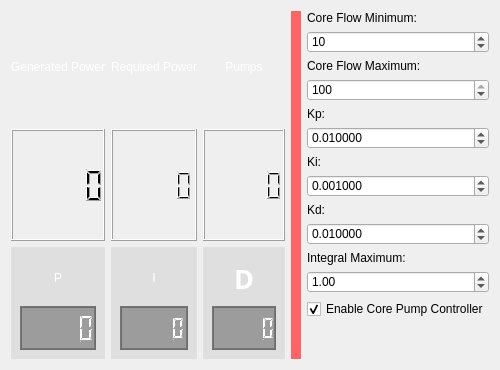
      <widget class="QWidget" name="tabPower">
       <property name="styleSheet">
        <string notr="true">#widget_P_Power{
	background: rgba(200,200,200,100);
}

#widget_I_Power{
	background: rgba(200,200,200,100);
}

#widget_D_Power{
	background: rgba(200,200,200,100);
}</string>
       </property>
       <attribute name="title">
        <string>PowerGeneration</string>
       </attribute>
       <layout class="QHBoxLayout" name="horizontalLayout_18">
        <item>
         <layout class="QVBoxLayout" name="verticalLayout_17">
          <item>
           <widget class="QLabel" name="label_22">
            <property name="styleSheet">
             <string notr="true">font: 20pt &quot;Source Code Pro&quot;;
color: white;</string>
            </property>
            <property name="text">
             <string>Generated Power</string>
            </property>
            <property name="alignment">
             <set>Qt::AlignmentFlag::AlignCenter</set>
            </property>
           </widget>
          </item>
          <item>
           <widget class="QLCDNumber" name="lcdGenPower">
            <property name="sizePolicy">
             <sizepolicy hsizetype="Expanding" vsizetype="Minimum">
              <horstretch>0</horstretch>
              <verstretch>0</verstretch>
             </sizepolicy>
            </property>
           </widget>
          </item>
          <item>
           <widget class="QWidget" name="widget_P_Power" native="true">
            <layout class="QVBoxLayout" name="verticalLayout_41">
             <item>
              <widget class="QLabel" name="label_55">
               <property name="styleSheet">
                <string notr="true">font: 700 20pt &quot;Source Code Pro&quot;;
color: white;</string>
               </property>
               <property name="text">
                <string>P</string>
               </property>
               <property name="alignment">
                <set>Qt::AlignmentFlag::AlignCenter</set>
               </property>
              </widget>
             </item>
             <item>
              <widget class="QLCDNumber" name="lcdPID_PowerP">
               <property name="styleSheet">
                <string notr="true">QLCDNumber{
	background: rgba(50, 50, 50, 100);
	font: 15pt &quot;Source Code Pro&quot;;
	color: white;
}</string>
               </property>
              </widget>
             </item>
            </layout>
           </widget>
          </item>
         </layout>
        </item>
        <item>
         <layout class="QVBoxLayout" name="verticalLayout_18">
          <item>
           <widget class="QLabel" name="label_23">
            <property name="styleSheet">
             <string notr="true">font: 20pt &quot;Source Code Pro&quot;;
color: white;</string>
            </property>
            <property name="text">
             <string>Required Power</string>
            </property>
            <property name="alignment">
             <set>Qt::AlignmentFlag::AlignCenter</set>
            </property>
           </widget>
          </item>
          <item>
           <widget class="QLCDNumber" name="lcdReqPower">
            <property name="sizePolicy">
             <sizepolicy hsizetype="Expanding" vsizetype="Minimum">
              <horstretch>0</horstretch>
              <verstretch>0</verstretch>
             </sizepolicy>
            </property>
           </widget>
          </item>
          <item>
           <widget class="QWidget" name="widget_I_Power" native="true">
            <layout class="QVBoxLayout" name="verticalLayout_36">
             <item>
              <widget class="QLabel" name="label_56">
               <property name="styleSheet">
                <string notr="true">font: 700 20pt &quot;Source Code Pro&quot;;
color: white;</string>
               </property>
               <property name="text">
                <string>I</string>
               </property>
               <property name="alignment">
                <set>Qt::AlignmentFlag::AlignCenter</set>
               </property>
              </widget>
             </item>
             <item>
              <widget class="QLCDNumber" name="lcdPID_PowerI">
               <property name="styleSheet">
                <string notr="true">QLCDNumber{
	background: rgba(50, 50, 50, 100);
	font: 15pt &quot;Source Code Pro&quot;;
	color: white;
}</string>
               </property>
              </widget>
             </item>
            </layout>
           </widget>
          </item>
         </layout>
        </item>
        <item>
         <layout class="QVBoxLayout" name="verticalLayout_19">
          <item>
           <widget class="QLabel" name="label_24">
            <property name="styleSheet">
             <string notr="true">font: 20pt &quot;Source Code Pro&quot;;
color: white;</string>
            </property>
            <property name="text">
             <string>Pumps</string>
            </property>
            <property name="alignment">
             <set>Qt::AlignmentFlag::AlignCenter</set>
            </property>
           </widget>
          </item>
          <item>
           <widget class="QLCDNumber" name="lcdCorePump">
            <property name="sizePolicy">
             <sizepolicy hsizetype="Expanding" vsizetype="Minimum">
              <horstretch>0</horstretch>
              <verstretch>0</verstretch>
             </sizepolicy>
            </property>
            <property name="smallDecimalPoint">
             <bool>false</bool>
            </property>
           </widget>
          </item>
          <item>
           <widget class="QWidget" name="widget_D_Power" native="true">
            <layout class="QVBoxLayout" name="verticalLayout_37">
             <item>
              <widget class="QLabel" name="label_57">
               <property name="font">
                <font>
                 <family>Source Code Pro</family>
                 <pointsize>20</pointsize>
                 <italic>false</italic>
                 <bold>true</bold>
                </font>
               </property>
               <property name="styleSheet">
                <string notr="true">font: 700 20pt &quot;Source Code Pro&quot;;
color: white;</string>
               </property>
               <property name="text">
                <string>D</string>
               </property>
               <property name="alignment">
                <set>Qt::AlignmentFlag::AlignCenter</set>
               </property>
              </widget>
             </item>
             <item>
              <widget class="QLCDNumber" name="lcdPID_PowerD">
               <property name="styleSheet">
                <string notr="true">QLCDNumber{
	background: rgba(50, 50, 50, 100);
	font: 15pt &quot;Source Code Pro&quot;;
	color: white;
}</string>
               </property>
              </widget>
             </item>
            </layout>
           </widget>
          </item>
         </layout>
        </item>
        <item>
         <widget class="QWidget" name="widget_status_powerGen" native="true">
          <property name="sizePolicy">
           <sizepolicy hsizetype="Fixed" vsizetype="Preferred">
            <horstretch>0</horstretch>
            <verstretch>0</verstretch>
           </sizepolicy>
          </property>
          <property name="minimumSize">
           <size>
            <width>10</width>
            <height>0</height>
           </size>
          </property>
          <property name="maximumSize">
           <size>
            <width>16777215</width>
            <height>16777215</height>
           </size>
          </property>
          <property name="styleSheet">
           <string notr="true">background-color: rgb(255, 100, 100);</string>
          </property>
         </widget>
        </item>
        <item>
         <layout class="QVBoxLayout" name="verticalLayout_20"/>
        </item>
        <item>
         <layout class="QVBoxLayout" name="verticalLayout_16">
          <item>
           <widget class="QLabel" name="label_37">
            <property name="text">
             <string>Core Flow Minimum:</string>
            </property>
           </widget>
          </item>
          <item>
           <widget class="QSpinBox" name="spinCorePumpMin">
            <property name="maximum">
             <number>100</number>
            </property>
            <property name="value">
             <number>10</number>
            </property>
           </widget>
          </item>
          <item>
           <widget class="QLabel" name="label_25">
            <property name="text">
             <string>Core Flow Maximum:</string>
            </property>
           </widget>
          </item>
          <item>
           <widget class="QSpinBox" name="spinCorePumpMax">
            <property name="maximum">
             <number>100</number>
            </property>
            <property name="value">
             <number>100</number>
            </property>
           </widget>
          </item>
          <item>
           <widget class="QLabel" name="label_19">
            <property name="text">
             <string>Kp:</string>
            </property>
           </widget>
          </item>
          <item>
           <widget class="QDoubleSpinBox" name="spinEnergyKp">
            <property name="decimals">
             <number>6</number>
            </property>
            <property name="minimum">
             <double>-10.000000000000000</double>
            </property>
            <property name="maximum">
             <double>10.000000000000000</double>
            </property>
            <property name="singleStep">
             <double>0.000010000000000</double>
            </property>
            <property name="value">
             <double>0.010000000000000</double>
            </property>
           </widget>
          </item>
          <item>
           <widget class="QLabel" name="label_20">
            <property name="text">
             <string>Ki:</string>
            </property>
           </widget>
          </item>
          <item>
           <widget class="QDoubleSpinBox" name="spinEnergyKi">
            <property name="decimals">
             <number>6</number>
            </property>
            <property name="minimum">
             <double>-10.000000000000000</double>
            </property>
            <property name="maximum">
             <double>10.000000000000000</double>
            </property>
            <property name="singleStep">
             <double>0.000010000000000</double>
            </property>
            <property name="value">
             <double>0.001000000000000</double>
            </property>
           </widget>
          </item>
          <item>
           <widget class="QLabel" name="label_21">
            <property name="text">
             <string>Kd:</string>
            </property>
           </widget>
          </item>
          <item>
           <widget class="QDoubleSpinBox" name="spinEnergyKd">
            <property name="decimals">
             <number>6</number>
            </property>
            <property name="minimum">
             <double>-10.000000000000000</double>
            </property>
            <property name="maximum">
             <double>10.000000000000000</double>
            </property>
            <property name="singleStep">
             <double>0.000010000000000</double>
            </property>
            <property name="value">
             <double>0.010000000000000</double>
            </property>
           </widget>
          </item>
          <item>
           <widget class="QLabel" name="label_33">
            <property name="text">
             <string>Integral Maximum:</string>
            </property>
           </widget>
          </item>
          <item>
           <widget class="QDoubleSpinBox" name="spinIntegralMaximumCorePump">
            <property name="value">
             <double>1.000000000000000</double>
            </property>
           </widget>
          </item>
          <item>
           <widget class="QCheckBox" name="checkEnableEnergyPID">
            <property name="text">
             <string>Enable Core Pump Controller</string>
            </property>
            <property name="checked">
             <bool>true</bool>
            </property>
           </widget>
          </item>
          <item>
           <spacer name="verticalSpacer_15">
            <property name="orientation">
             <enum>Qt::Orientation::Vertical</enum>
            </property>
            <property name="sizeHint" stdset="0">
             <size>
              <width>20</width>
              <height>40</height>
             </size>
            </property>
           </spacer>
          </item>
         </layout>
        </item>
       </layout>
      </widget>
